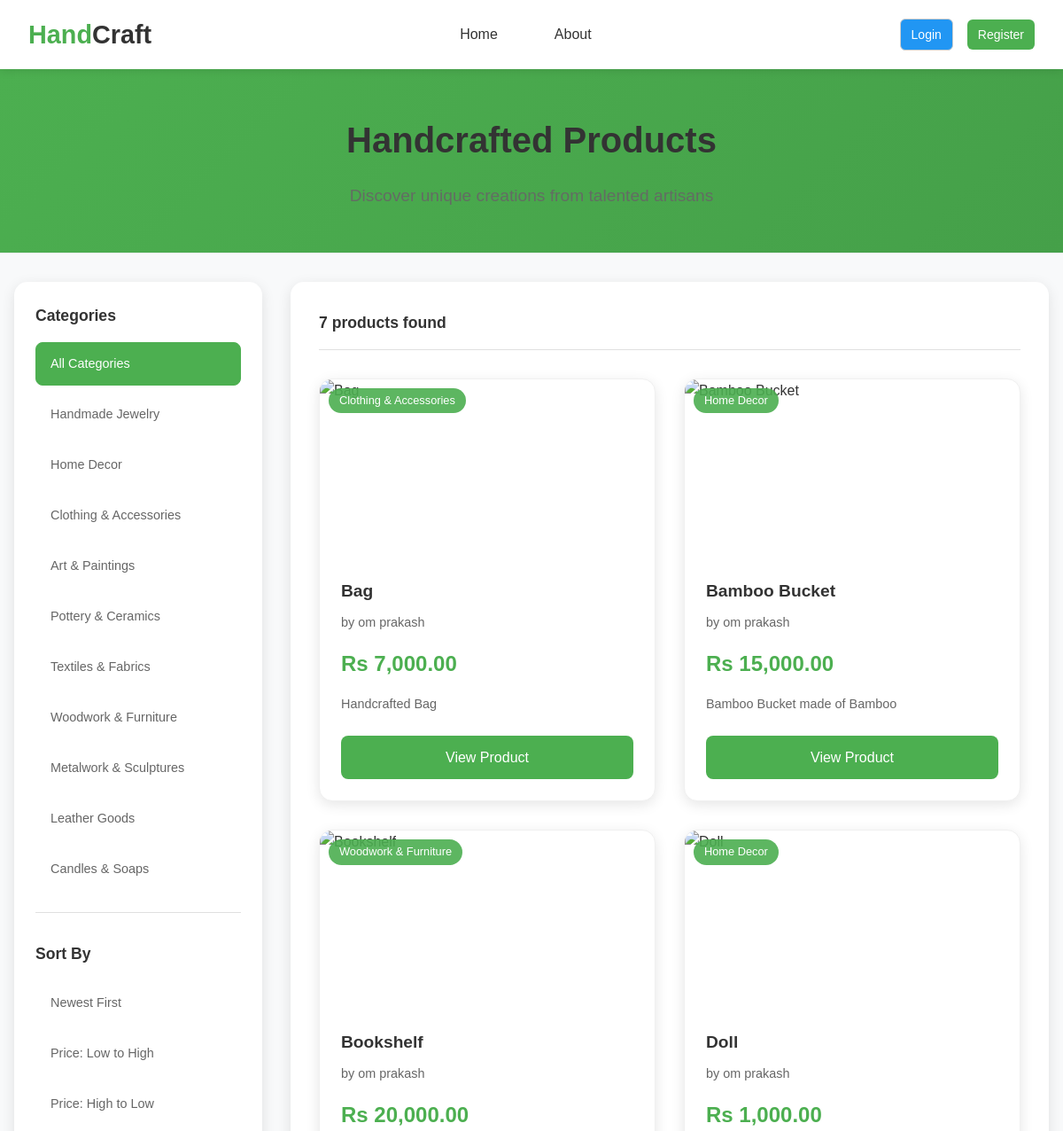
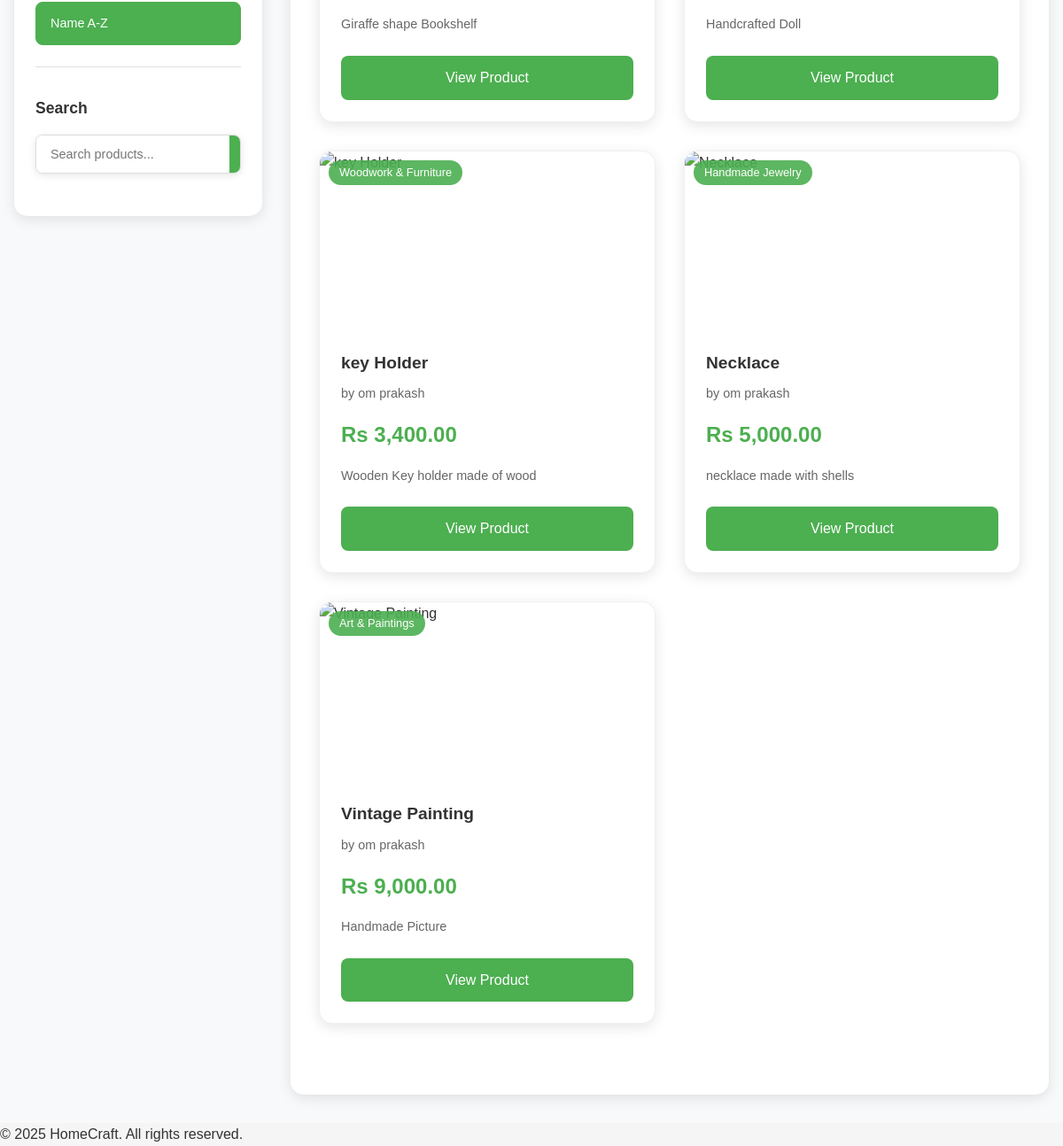
The page /catalog.php?sort=name&page=1 on the database its author committed (2 pictures, top to bottom).
### tables this page shows
CREATE TABLE `products` (
  `id` int(11) NOT NULL,
  `seller_id` int(10) NOT NULL,
  `name` varchar(255) NOT NULL,
  `description` text DEFAULT NULL,
  `category` varchar(50) DEFAULT 'general',
  `price` decimal(10,2) NOT NULL,
  `stock` int(10) UNSIGNED NOT NULL DEFAULT 0,
  `is_active` tinyint(1) DEFAULT 1,
  `image` varchar(255) DEFAULT NULL,
  `created_at` timestamp NOT NULL DEFAULT current_timestamp()
);

CREATE TABLE `users` (
  `id` int(11) NOT NULL,
  `name` varchar(100) NOT NULL,
  `email` varchar(100) NOT NULL,
  `password` varchar(255) NOT NULL,
  `role` enum('buyer','seller','admin') DEFAULT 'buyer',
  `created_at` timestamp NOT NULL DEFAULT current_timestamp()
);

### config/config.php (called while the page is built, shortened)
<?php
function db(): PDO {
    $pdo = new PDO("mysql:host=localhost;dbname=homecraft;charset=utf8mb4", "root", "");
    $pdo->setAttribute(PDO::ATTR_ERRMODE, PDO::ERRMODE_EXCEPTION);
    $pdo->setAttribute(PDO::ATTR_DEFAULT_FETCH_MODE, PDO::FETCH_ASSOC);
    return $pdo;
}
function get_categories(): array {
    return [
        'jewelry' => 'Handmade Jewelry',
        'home-decor' => 'Home Decor',
        'clothing' => 'Clothing & Accessories',
        'art' => 'Art & Paintings',
        'pottery' => 'Pottery & Ceramics',
        'textiles' => 'Textiles & Fabrics',
        'woodwork' => 'Woodwork & Furniture',
        'metalwork' => 'Metalwork & Sculptures',
        'leather' => 'Leather Goods',
        'candles' => 'Candles & Soaps'
    ];
}
function format_price(float $price): string {
    return 'Rs ' . number_format($price, 2);
}
function truncate_text(string $text, int $length = 100): string {
    if (strlen($text) <= $length) {
        return $text;
    }
    return substr($text, 0, $length) . '...';
}

### app/Database.php (called while the page is built, shortened)
<?php
class Database {
    private static ?PDO $pdo = null;
    public static function pdo(): PDO {
        if (self::$pdo === null) {
            self::$pdo = db();
        }
        return self::$pdo;
    }
}

### app/Product.php (called while the page is built, shortened)
<?php
class Product {
    public static function allActive(int $limit = null, int $offset = 0): array {
        $sql = "SELECT p.*, u.name as seller_name FROM products p
                JOIN users u ON p.seller_id = u.id
                WHERE p.is_active = 1
                ORDER BY p.created_at DESC";
        if ($limit) {
            $sql .= " LIMIT $limit OFFSET $offset";
        }
        $stmt = Database::pdo()->query($sql);
        return $stmt->fetchAll();
    }
    public static function getTotalCount(): int {
        try {
            $stmt = Database::pdo()->query("SELECT COUNT(*) FROM products WHERE is_active = 1");
        } catch (Exception $e) {
            $stmt = Database::pdo()->query("SELECT COUNT(*) FROM products");
        }
        return (int) $stmt->fetchColumn();
    }
}

### public/catalog.php (the view, shortened to what this page needs)
<?php
require_once __DIR__ . '/../config/config.php';
require_once __DIR__ . '/../app/Database.php';
require_once __DIR__ . '/../app/Product.php';
$category = $_GET['category'] ?? '';
$search = $_GET['search'] ?? '';
$sort = $_GET['sort'] ?? 'newest';
$page = max(1, (int)($_GET['page'] ?? 1));
$perPage = ITEMS_PER_PAGE;
$offset = ($page - 1) * $perPage;
try {
    if ($category && $category !== 'all') {
        $products = Product::byCategory($category);
        $totalProducts = count($products);
        $products = array_slice($products, $offset, $perPage);
    } elseif ($search) {
        $products = Product::search($search);
        $totalProducts = count($products);
        $products = array_slice($products, $offset, $perPage);
    } else {
        $products = Product::allActive($perPage, $offset);
        $totalProducts = Product::getTotalCount();
    }
} catch (Exception $e) {
    error_log("Error fetching products: " . $e->getMessage());
    $products = [];
    $totalProducts = 0;
}
if ($sort === 'price-low') {
    usort($products, fn($a, $b) => $a['price'] <=> $b['price']);
} elseif ($sort === 'price-high') {
    usort($products, fn($a, $b) => $b['price'] <=> $a['price']);
} elseif ($sort === 'name') {
    usort($products, fn($a, $b) => strcasecmp($a['name'], $b['name']));
}
$allCategories = get_categories();
?>
<!DOCTYPE html>
<html lang="en">
<head>
    <link rel="stylesheet" href="handcraf.css">
    <link rel="stylesheet" href="startstyle.css">
    <link rel="stylesheet" href="https://cdnjs.cloudflare.com/ajax/libs/font-awesome/6.4.0/css/all.min.css">
</head>
<body>
    <?php include __DIR__ . '/../includes/header.php'; ?>
    <div class="catalog-container">
        <div class="catalog-header">
            <div class="container">
                <h1>Handcrafted Products</h1>
                <p>Discover unique creations from talented artisans</p>
            </div>
    </div>
        <div class="container">
            <div class="catalog-layout">
                <aside class="catalog-sidebar">
                    <div class="filter-section">
                        <h3>Categories</h3>
                        <div class="filter-options">
                            <a href="?<?= http_build_query(array_merge($_GET, ['category' => '', 'page' => 1])) ?>"
                               class="filter-option <?= !$category ? 'active' : '' ?>">
                                All Categories
                            </a>
                            <?php foreach ($allCategories as $key => $name): ?>
                                <a href="?<?= http_build_query(array_merge($_GET, ['category' => $key, 'page' => 1])) ?>"
                                   class="filter-option <?= $category === $key ? 'active' : '' ?>">
                                    <?= $name ?>
  </a>
<?php endforeach; ?>
</div>
                    </div>
                    <div class="filter-section">
                        <h3>Sort By</h3>
                        <div class="filter-options">
                            <a href="?<?= http_build_query(array_merge($_GET, ['sort' => 'newest', 'page' => 1])) ?>"
                               class="filter-option <?= $sort === 'newest' ? 'active' : '' ?>">
                                Newest First
                            </a>
                            <a href="?<?= http_build_query(array_merge($_GET, ['sort' => 'price-low', 'page' => 1])) ?>"
                               class="filter-option <?= $sort === 'price-low' ? 'active' : '' ?>">
                                Price: Low to High
                            </a>
                            <a href="?<?= http_build_query(array_merge($_GET, ['sort' => 'price-high', 'page' => 1])) ?>"
                               class="filter-option <?= $sort === 'price-high' ? 'active' : '' ?>">
                                Price: High to Low
                            </a>
                            <a href="?<?= http_build_query(array_merge($_GET, ['sort' => 'name', 'page' => 1])) ?>"
                               class="filter-option <?= $sort === 'name' ? 'active' : '' ?>">
                                Name A-Z
                            </a>
                        </div>
                    </div>
                    <div class="filter-section">
                        <h3>Search</h3>
                        <form method="GET" class="sidebar-search">
                            <div class="search-input-group">
                                <input type="text" name="search" placeholder="Search products..."
                                       value="<?= htmlspecialchars($search) ?>" class="search-input">
                                <button type="submit" class="search-btn">
                                </button>
                            </div>
                        </form>
                    </div>
                </aside>
                <main class="catalog-main">
                                            <div class="catalog-toolbar">
                            <div class="results-info">
                                <span class="results-count">
                                    <?= $totalProducts ?> product<?= $totalProducts !== 1 ? 's' : '' ?> found
                                </span>
                            </div>
                        </div>
                    <?php if (!empty($products)): ?>
                        <div class="products-grid catalog-grid">
                            <?php foreach ($products as $product): ?>
                                <div class="product-card">
                                    <div class="product-image">
                                        <?php if (isset($product['category']) && $product['category']): ?>
                                            <div class="category-badge"><?= $allCategories[$product['category']] ?? $product['category'] ?></div>
                                        <?php endif; ?>
                                    </div>
                                    <div class="product-info">
                                        <h3><?= htmlspecialchars($product['name']) ?></h3>
                                        <p class="seller-name">by <?= htmlspecialchars($product['seller_name']) ?></p>
                                        <div class="product-price"><?= format_price($product['price']) ?></div>
                                        <p class="product-description"><?= truncate_text($product['description']) ?></p>
                                        <div class="product-actions">
                                            <a href="product.php?id=<?= $product['id'] ?>" class="btn-view">View Product</a>
                                        </div>
                                    </div>
                                </div>
                            <?php endforeach; ?>
                        </div>
                    <?php endif; ?>
                </main>
            </div>
        </div>
    </div>
    <?php include __DIR__ . '/../includes/footer.php'; ?>
</body>
</html>

### public/handcraf.css (style rules this page uses)
* { margin: 0; padding: 0; box-sizing: border-box; }
body { font-family: 'Segoe UI', sans-serif; background-color: #fffdf7; color: #333; line-height: 1.6; }
.container { max-width: 1200px; margin: 0 auto; padding: 0 2rem; }
.search-input-group { display: flex; background: white; border-radius: 25px; box-shadow: 0 4px 15px rgba(0,0,0,0.1); overflow: hidden; }
.search-input { flex: 1; padding: 1rem 1.5rem; border: none; outline: none; font-size: 1rem; }
.search-btn { background: #ff6b6b; color: white; border: none; padding: 1rem 1.5rem; cursor: pointer; transition: background 0.3s ease; }
.products-grid { display: grid; grid-template-columns: repeat(auto-fit, minmax(280px, 1fr)); gap: 2rem; margin-bottom: 3rem; }
.product-card { background: #fff; border-radius: 15px; overflow: hidden; box-shadow: 0 5px 15px rgba(0,0,0,0.08); transition: transform 0.3s ease; position: relative; }
.product-image { height: 200px; overflow: hidden; position: relative; }
.category-badge { position: absolute; top: 10px; left: 10px; background: rgba(0,0,0,0.7); color: white; padding: 0.3rem 0.8rem; border-radius: 15px; font-size: 0.7rem; font-weight: bold; }
.product-info { padding: 1.5rem; }
.product-info h3 { font-size: 1.2rem; margin-bottom: 0.5rem; color: #333; }
.seller-name { color: #666; margin-bottom: 0.5rem; font-size: 0.9rem; }
.product-price { color: #ff6b6b; font-weight: bold; font-size: 1.1rem; margin-bottom: 0.5rem; }
.product-description { font-size: 0.9rem; color: #555; margin-bottom: 1rem; line-height: 1.5; }
.product-actions { display: flex; gap: 0.5rem; align-items: center; }
.catalog-container { background: #f8f9fa; min-height: calc(100vh - 80px); }
.catalog-header { background: #fff; padding: 3rem 0; text-align: center; border-bottom: 1px solid #e9ecef; }
.catalog-header h1 { font-size: 2.5rem; margin-bottom: 0.5rem; color: #333; }
.catalog-header p { font-size: 1.1rem; color: #666; }
.catalog-layout { display: grid; grid-template-columns: 250px 1fr; gap: 2rem; padding: 2rem 0; }
.catalog-sidebar { background: #fff; border-radius: 15px; padding: 1.5rem; box-shadow: 0 2px 10px rgba(0,0,0,0.05); height: fit-content; position: sticky; top: 100px; }
.filter-section { margin-bottom: 2rem; padding-bottom: 1.5rem; border-bottom: 1px solid #e9ecef; }
.filter-section:last-child { border-bottom: none; margin-bottom: 0; }
.filter-section h3 { font-size: 1.1rem; margin-bottom: 1rem; color: #333; }
.filter-options { display: flex; flex-direction: column; gap: 0.5rem; }
.filter-option { display: block; padding: 0.5rem 0.8rem; text-decoration: none; color: #666; border-radius: 8px; transition: all 0.3s ease; font-size: 0.9rem; }
.filter-option.active { background: #ff6b6b; color: white; }
.sidebar-search .search-input-group { border-radius: 8px; box-shadow: 0 2px 8px rgba(0,0,0,0.1); }
.sidebar-search .search-input { padding: 0.8rem 1rem; font-size: 0.9rem; }
.sidebar-search .search-btn { padding: 0.8rem 1rem; }
.catalog-main { background: #fff; border-radius: 15px; padding: 2rem; box-shadow: 0 2px 10px rgba(0,0,0,0.05); }
.results-info { display: flex; align-items: center; gap: 1rem; }
.results-count { font-size: 1.1rem; font-weight: 600; color: #333; }
.catalog-grid { grid-template-columns: repeat(auto-fill, minmax(300px, 1fr)); }

### rows shown on the page
products: category "Clothing & Accessories", name "Bag", seller.name "om prakash", price "Rs 7,000.00", description "Handcrafted Bag"
products: category "Home Decor", name "Bamboo Bucket", seller.name "om prakash", price "Rs 15,000.00", description "Bamboo Bucket made of Bamboo"
products: category "Woodwork & Furniture", name "Bookshelf", seller.name "om prakash", price "Rs 20,000.00", description "Giraffe shape Bookshelf"
products: category "Home Decor", name "Doll", seller.name "om prakash", price "Rs 1,000.00", description "Handcrafted Doll"
products: category "Woodwork & Furniture", name "key Holder", seller.name "om prakash", price "Rs 3,400.00", description "Wooden Key holder made of wood"
products: category "Handmade Jewelry", name "Necklace", seller.name "om prakash", price "Rs 5,000.00", description "necklace made with shells"
products: category "Art & Paintings", name "Vintage Painting", seller.name "om prakash", price "Rs 9,000.00", description "Handmade Picture"

### other values the page prints
$name "Handmade Jewelry"
$name "Home Decor"
$name "Clothing & Accessories"
$name "Art & Paintings"
$name "Pottery & Ceramics"
$name "Textiles & Fabrics"
$name "Woodwork & Furniture"
$name "Metalwork & Sculptures"
$name "Leather Goods"
$name "Candles & Soaps"
$totalProducts "7"
